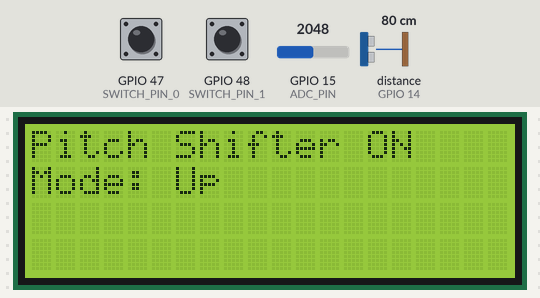
A sketch run on a simulated ESP32. On the bench: 20×4 character LCD. Wiring (inferred from the names in the program): ultrasonic range finder: trigger GPIO 13; echo GPIO 14. The test bench sets the inputs (shaded band); at power-on: GPIO 47 (SWITCH_PIN_0) LOW, GPIO 48 (SWITCH_PIN_1) LOW, GPIO 15 (ADC_PIN) = 2048, distance to the obstacle (sensor on GPIO 14) 80 cm (analog values on the 0–4095 scale). The echo pulse lasts 58.3 µs per cm; I2S audio is not simulated (input reads silence).

Above: at 2.2 s.
2.3 s: GPIO 47 (SWITCH_PIN_0) pulled HIGH for 0.15 s
At 2.44 s:
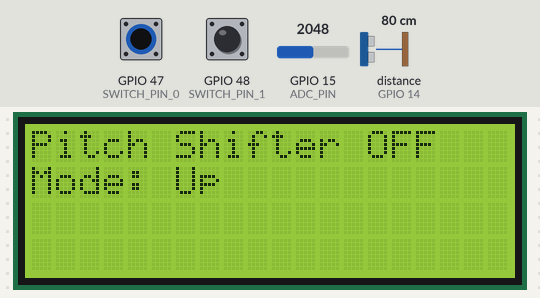
4.0 s: GPIO 48 (SWITCH_PIN_1) pulled HIGH for 0.15 s
At 4.18 s:
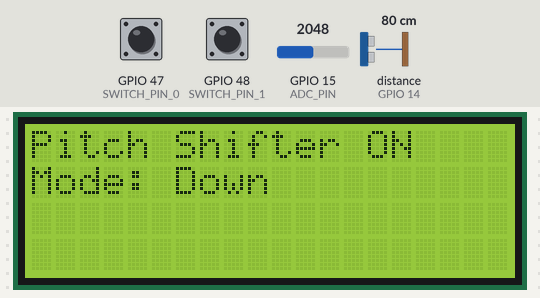
5.7 s: GPIO 48 (SWITCH_PIN_1) pulled HIGH for 3.2 s
10.6 s: GPIO 47 (SWITCH_PIN_0) pulled HIGH for 3.2 s
At 11.2 s:
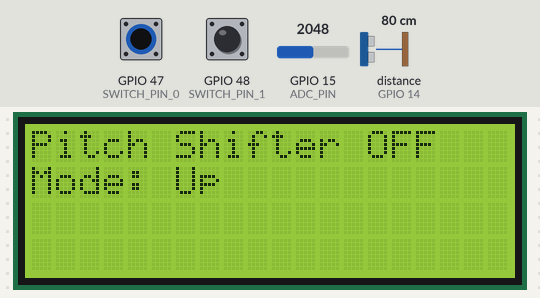
Timing chart, 0 to 13.6 s (numbered marks = the images above; inputs shaded):
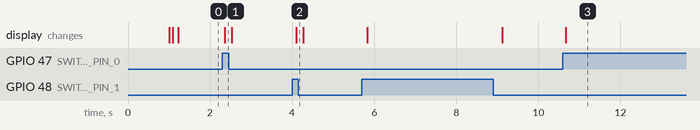

Measured:
- after the input at 2.3 s, the display: changes after 0.06 s (image 1)
- after the input at 4.0 s, the display: changes after 0.09 s (image 2)
- after the input at 10.6 s, the display: changes after 0.07 s (image 3)

The sketch:

ADC_DAC_LCD.ino
```cpp
#include <Arduino.h>
#include <arduinoFFT.h>
#include <math.h>
#include <vector>
#include <complex>
#include "driver/i2s.h"
#include "esp32-hal-timer.h"

#include <Wire.h>
#include <LiquidCrystal_I2C.h>

// Define ADC and I2S pins
#define ADC_PIN 15   // ADC input pin (GPIO34)
// #define DAC_CH1 25   // DAC output pin (GPIO25)
#define TRIG_PIN 13  // HC-SR04 trigger pin (GPIO 16)
#define ECHO_PIN 14  // HC-SR04 echo pin (GPIO 17)
#define I2S_BCK_IO      4
#define I2S_WS_IO       5
#define I2S_DO_IO       39

#define SWITCH_PIN_0 47
#define SWITCH_PIN_1 48

// LCD setup
LiquidCrystal_I2C lcd(0x27, 20, 4); // Address 0x27, 20 columns, 4 rows

// I2S Info
#define I2S_PORT        I2S_NUM_0
// #define SAMPLE_RATE     22050
#define BUFFER_SIZE     8

// Use Timer
hw_timer_t *timer = NULL;
volatile bool sampleFlag = false;

void IRAM_ATTR onTimer() {
  sampleFlag = true;
}

// Buffer configuration
// #define IO_BUFFER_SIZE 256
#define RING_BUFFER_SIZE 4096
#define SAMPLING_RATE 16000
// #define FFT_SIZE 1024
// #define HOP 256 // FFT_SIZE / 4
// #define FRAMES_PER_BUFFER 256
#define FFT_SIZE 512
#define IO_BUFFER_SIZE 128
#define HOP 128 // FFT_SIZE / 4
#define FRAMES_PER_BUFFER 128

volatile float global_semitone_shift = 0.0f;

// Double buffer implementation
volatile int inputBuffer_0[IO_BUFFER_SIZE];
volatile int input_head_0 = 0;
volatile int input_tail_0 = 0;
volatile int outputBuffer_0[IO_BUFFER_SIZE];
volatile int output_head_0 = 0;
volatile int output_tail_0 = 0;
volatile int inputBuffer_1[IO_BUFFER_SIZE];
volatile int input_head_1 = 0;
volatile int input_tail_1 = 0;
volatile int outputBuffer_1[IO_BUFFER_SIZE];
volatile int output_head_1 = 0;
volatile int output_tail_1 = 0;
volatile bool input_buffer_selector = false;
volatile bool output_buffer_selector = false;

volatile bool input_block_read_ready = false;
volatile bool output_block_write_ready = false;

// Ring buffer implementation
volatile int ringBuffer[RING_BUFFER_SIZE];
volatile int ringBufferOut[RING_BUFFER_SIZE];
volatile int ring_head = 0;
volatile int ring_tail = 0;

volatile long int stream_counter = 0;
volatile int sensor_counter = 0;
volatile long duration;
volatile float distance = 10;

ArduinoFFT<float> FFT = ArduinoFFT<float>();
float frame_r[FFT_SIZE] = {0};
float frame_i[FFT_SIZE] = {0};
float stft_frame_r[FFT_SIZE/2 + 1] = {0};
float stft_frame_i[FFT_SIZE/2 + 1] = {0};
float ifft_frame_r[FFT_SIZE] = {0};
float ifft_frame_i[FFT_SIZE] = {0};
float last_phase[FFT_SIZE/2 + 1] = {0};
float phase_acc[FFT_SIZE/2 + 1] = {0};

enum SensorState { TRIGGER_OFF, WAITING_ECHO, LOADING };
SensorState state = TRIGGER_OFF;
volatile unsigned long triggerStart = 0;

void setupI2S() {
  const i2s_config_t i2s_config = {
    .mode = (i2s_mode_t)(I2S_MODE_MASTER | I2S_MODE_TX),
    .sample_rate = SAMPLING_RATE,
    .bits_per_sample = I2S_BITS_PER_SAMPLE_16BIT,
    .channel_format = I2S_CHANNEL_FMT_ONLY_LEFT,
    .communication_format = I2S_COMM_FORMAT_STAND_I2S,
    .intr_alloc_flags = ESP_INTR_FLAG_LEVEL1,
    .dma_buf_count = 8,
    .dma_buf_len = BUFFER_SIZE,
    .use_apll = true,
    .tx_desc_auto_clear = true
  };

  const i2s_pin_config_t pin_config = {
    .bck_io_num = I2S_BCK_IO,
    .ws_io_num = I2S_WS_IO,
    .data_out_num = I2S_DO_IO,
    .data_in_num = -1
  };

  i2s_driver_install(I2S_PORT, &i2s_config, 0, NULL);
  i2s_set_pin(I2S_PORT, &pin_config);
}

// Push data to input buffer
void inputBufferPush(int value) {
  if (input_buffer_selector == false) {
    inputBuffer_0[input_head_0] = value;
    input_head_0 = (input_head_0 + 1) % IO_BUFFER_SIZE;
    if (input_head_0 == 0) {
      input_buffer_selector = true;
      input_block_read_ready = true;
      // Serial.printf("read successfully_0\n");
    }
  } else {
    inputBuffer_1[input_head_1] = value;
    input_head_1 = (input_head_1 + 1) % IO_BUFFER_SIZE;
    if (input_head_1 == 0) {
      input_buffer_selector = false;
      input_block_read_ready = true;
      // Serial.printf("read successfully_1\n");
    }
  }
}

// Pop data from input buffer
int inputBufferPop(bool selector) {
  int value = 0;
  if (selector == false) {
    value = inputBuffer_0[input_tail_0];
    input_tail_0 = (input_tail_0 + 1) % IO_BUFFER_SIZE;
  } else {
    value = inputBuffer_1[input_tail_1];
    input_tail_1 = (input_tail_1 + 1) % IO_BUFFER_SIZE;
  }
  return value;
}

// Push data to output buffer
void outputBufferPush(int value, bool selector) {
  if (selector == false) {
    outputBuffer_0[output_head_0] = value;
    output_head_0 = (output_head_0 + 1) % IO_BUFFER_SIZE;
  } else {
    outputBuffer_1[output_head_1] = value;
    output_head_1 = (output_head_1 + 1) % IO_BUFFER_SIZE;
  }
}

// Pop data from output buffer
int outputBufferPop() {
  int value;
  if (output_buffer_selector == false) {
    value = outputBuffer_0[output_tail_0];
    output_tail_0 = (output_tail_0 + 1) % IO_BUFFER_SIZE;
    if (output_tail_0 == 0) {
      output_buffer_selector = true;
    }
  } else {
    value = outputBuffer_1[output_tail_1];
    output_tail_1 = (output_tail_1 + 1) % IO_BUFFER_SIZE;
    if (output_tail_1 == 0) {
      output_buffer_selector = false;
    }
  }
  return value;
}

// Push to ring buffer
void ringBufferPush(int value) {
  ringBuffer[ring_head] = value;
  ringBufferOut[ring_head] = 0;
  ring_head = (ring_head + 1) % RING_BUFFER_SIZE;
}

// Pop from ring buffer
int ringBufferPop() {
  int value = ringBufferOut[ring_tail];
  ring_tail = (ring_tail + 1) % RING_BUFFER_SIZE;
  return value;
}

// Window functions
float hanningWindow[FFT_SIZE];
float synthesisWindow[FFT_SIZE];

// Generate Hanning window
void generateHanningWindow() {
  for (int i = 0; i < FFT_SIZE; i++) {
    hanningWindow[i] = 0.5 * (1 - cos(2 * PI * i / (FFT_SIZE - 1)));
  }
  // Serial.printf("Generate hanning window successfull\n");
}

// Generate synthesis window
void generateSynthesisWindow() {
  for (int i = 0; i < FFT_SIZE; i++) {
    synthesisWindow[i] = (2.0f / 3.0f) * hanningWindow[i];
  }
  // Serial.printf("Generate synthesis window successfull\n");
}

float map_float(float x, float in_min, float in_max, float out_min, float out_max) {
    return (x - in_min) * (out_max - out_min) / (in_max - in_min) + out_min;
}

// ADC-DAC task: Read ADC and write to DAC at 22050Hz
void adcDacTask(void * parameter) {
  analogReadResolution(12);
  size_t bytes_written;

  setupI2S();
  // 定时器初始化
  // timer = timerBegin(1000000);
  // timerAttachInterrupt(timer, &onTimer);
  // timerAlarm(timer, 1000000 / SAMPLING_RATE, true, 0);
  // timerStart(timer);
  const unsigned long samplePeriod = 1000000UL / SAMPLING_RATE;
  unsigned long nextSampleTime = micros();

  while(1) {
    // // esp_task_wdt_reset();
    // if (sampleFlag) {
    // int raw = analogRead(ADC_PIN);
    // Serial.println(raw);
    // inputBufferPush(raw - 48);
    // int value = outputBufferPop();
    // int16_t sample = (value - 2048) << 4;

    // i2s_write(I2S_PORT, &sample, sizeof(sample), &bytes_written, 0);
    // sampleFlag = false;
    // }

    // esp_task_wdt_reset();
    while (micros() < nextSampleTime) {
        int x = 0;
    }
    nextSampleTime += samplePeriod;
    int raw = analogRead(ADC_PIN);
    // Serial.println(raw);
    inputBufferPush(raw);
    int value = outputBufferPop();
    // int16_t sample = (value - 2048) << 4;
    int16_t sample = (value) << 4;

    i2s_write(I2S_PORT, &sample, sizeof(sample), &bytes_written, 0);
    // sampleFlag = false;
  }
  //   while (micros() < nextSampleTime) {
  //     int x = 0;
  //   }
  //   nextSampleTime += samplePeriod;

  //   int adcValue = analogRead(ADC_PIN);
  //   inputBufferPush(adcValue - 48);
  //   int value = outputBufferPop();
  //   dacWrite(DAC_CH1, value + 128);

}

// Pitch shifting processing task
void pitchShiftTask(void * parameter) {

  bool read_selector = false;
  bool write_selector = false;
  int value_to_push_to_ring_buffer = 0;
  int value_to_pop_from_ring_buffer = 0;

  int switchState_previous = HIGH;
  int modeState_previous = HIGH;

  generateHanningWindow();
  generateSynthesisWindow();

  lcd.setCursor(0, 0);
  lcd.print("Pitch Shifter OFF   ");
  lcd.setCursor(0, 1);
  lcd.print("Mode: Down");

  while(1) {
    int switchState = digitalRead(SWITCH_PIN_0);
    int modeState = digitalRead(SWITCH_PIN_1);
    // esp_task_wdt_reset();
    while(input_block_read_ready){
      // duration = pulseIn(ECHO_PIN, HIGH, 2900);
      // distance = duration * 0.0344 / 2;
      // Serial.println(distance);

      if (switchState == HIGH) {
        global_semitone_shift = 0.0f;
        // lcd.setCursor(0, 0);
        // lcd.print("Pitch Shifter OFF   ");
        // lcd.setCursor(0, 1);
        // lcd.print("Pitch: ");
        // lcd.setCursor(7, 1);
        // lcd.print(global_semitone_shift);
      } else {
        digitalWrite(TRIG_PIN, LOW);
        delayMicroseconds(2);
        digitalWrite(TRIG_PIN, HIGH);
        delayMicroseconds(10);
        digitalWrite(TRIG_PIN, LOW);

        duration = pulseIn(ECHO_PIN, HIGH, 2900);
        distance = duration * 0.0344 / 2;
        if (distance > 20) distance = 20;
        if (distance > 1 && distance <= 10) {
          if (modeState == HIGH) {
            global_semitone_shift = map(distance, 0.0f, 10.0f, -1.50f, 0.00f);
          } else {
            global_semitone_shift = map(distance, 0.0f, 10.0f, 1.50f, 0.00f);
          }
          // lcd.setCursor(0, 0);
          // lcd.print("Distance:       ");  // Clear line
          // lcd.setCursor(10, 0);
          // lcd.print(distance);
          // lcd.print(" cm");
          // lcd.setCursor(0, 1);
          // lcd.print("Pitch: ");
          // lcd.setCursor(7, 1);
          // lcd.print(global_semitone_shift);
        } else if (distance > 10 || distance <= 1) {
          global_semitone_shift = 0.0f;
          // lcd.setCursor(0, 0);
          // lcd.print("Out of Range!    ");
          // lcd.setCursor(0, 1);
          // lcd.print("Pitch: ");
          // lcd.setCursor(7, 1);
          // lcd.print(global_semitone_shift);
          // lcd.setCursor(11, 1);
          // lcd.print("          ");
        }
      }

      input_block_read_ready = false;
      read_selector = input_buffer_selector;
      if (read_selector == true) {
        for (int i = 0; i < IO_BUFFER_SIZE; i++) {
          value_to_push_to_ring_buffer = inputBufferPop(false);
          ringBufferPush(value_to_push_to_ring_buffer);
        }
      } else {
        for (int i = 0; i < IO_BUFFER_SIZE; i++) {
          value_to_push_to_ring_buffer = inputBufferPop(true);
          ringBufferPush(value_to_push_to_ring_buffer);
        }
      }
      stream_counter = stream_counter + 1;

      if (stream_counter >= 4) {
        for (int i = 0; i < FFT_SIZE; i++) {
          frame_r[i] = 0;
          frame_i[i] = 0;
          ifft_frame_r[i] = 0;
          ifft_frame_i[i] = 0;
        }
        for (int i = 0; i < FFT_SIZE/2 + 1; i++) {
          stft_frame_r[i] = 0;
          stft_frame_i[i] = 0;
        }

        float pitch_factor = pow(2.0f, -global_semitone_shift / 12.0f);
        float r = 1.0f / pitch_factor;

        // STFT processing
        for (int i = 0; i < FFT_SIZE; i++) {
          frame_r[i] = (ringBuffer[(((ring_head - FFT_SIZE + i) % RING_BUFFER_SIZE) + RING_BUFFER_SIZE) % RING_BUFFER_SIZE]);
          frame_r[i] *= hanningWindow[i];
        }

        FFT.dcRemoval(frame_r, FFT_SIZE);
        FFT.compute(frame_r, frame_i, FFT_SIZE, FFT_FORWARD);

        // Phase vocoder processing
        for (int k = 0; k <= FFT_SIZE/2; ++k) {
            float mag = sqrt((frame_r[k] * frame_r[k]) + (frame_i[k] * frame_i[k]));
            float phase = atan2(frame_i[k], frame_r[k]);

            // Calculate phase difference
            float delta_phase = phase - last_phase[k];
            last_phase[k] = phase;

            // Remove expected phase
            // float expected = 2 * M_PI * HOP * k / FFT_SIZE;
            float expected = 2 * M_PI * HOP * k / FFT_SIZE;
            delta_phase -= expected;
            delta_phase = fmod(delta_phase + M_PI, 2*M_PI) - M_PI;

            // Accumulate phase with scaling
            phase_acc[k] += expected * r + delta_phase;
            // phase_acc[k] += expected + delta_phase;
            phase_acc[k] = fmod(phase_acc[k] + M_PI, 2*M_PI) - M_PI;

            stft_frame_r[k] = mag * cos(phase_acc[k]);
            stft_frame_i[k] = mag * sin(phase_acc[k]);
        }

        // IFFT processing
        for (int k = 0; k <= FFT_SIZE/2; ++k) {
            ifft_frame_r[k] = stft_frame_r[k];
            ifft_frame_i[k] = stft_frame_i[k];
        }
        for (int k = FFT_SIZE/2+1; k < FFT_SIZE; ++k) {
            ifft_frame_r[k] = stft_frame_r[FFT_SIZE - k];
            ifft_frame_i[k] = - stft_frame_i[FFT_SIZE - k];
        }
        FFT.compute(ifft_frame_r, ifft_frame_i, FFT_SIZE, FFT_REVERSE);

        // Overlap-add
        for (int i = 0; i < FFT_SIZE; ++i) {
            ringBufferOut[(((ring_head - FFT_SIZE + i) % RING_BUFFER_SIZE) + RING_BUFFER_SIZE) % RING_BUFFER_SIZE] += std::round(ifft_frame_r[i] * synthesisWindow[i]);
        }

        // Output processing
        if (1) {
          write_selector = output_buffer_selector;
          if(write_selector == true) {
            // Serial.printf("write successfully_0\n");
            for (int i = 0; i < IO_BUFFER_SIZE; i++) {
              value_to_pop_from_ring_buffer = ringBufferPop();
              outputBufferPush(value_to_pop_from_ring_buffer, false);
            }
          } else {
            // Serial.printf("write successfully_1\n");
            for (int i = 0; i < IO_BUFFER_SIZE; i++) {
              value_to_pop_from_ring_buffer = ringBufferPop();
              outputBufferPush(value_to_pop_from_ring_buffer, true);
            }
          }
        }
      }
      if(switchState_previous != switchState) {
        if (switchState == HIGH) {
          lcd.setCursor(14, 0);
          lcd.print("OFF");
        } else {
          lcd.setCursor(14, 0);
          lcd.print("ON ");
        }
      }
      if(modeState_previous != modeState) {
        if (modeState == HIGH) {
          lcd.setCursor(6, 1);
          lcd.print("Down");
        } else {
          lcd.setCursor(6, 1);
          lcd.print("Up  ");
        }
      }
      switchState_previous = switchState;
      modeState_previous = modeState;
    }
  }
}

void setup() {

  // setupI2S();
  // // 定时器初始化
  // timer = timerBegin(1000000); // 直接设置定时器频率为 1MHz
  // timerAttachInterrupt(timer, &onTimer);
  // timerAlarm(timer, 1000000 / SAMPLING_RATE, true, 0); // 设置周期和自动重载
  // timerStart(timer); // 启用定时器

  Serial.begin(115200);
  delay(1000);
  // Serial.println("5 seconds elapsed!");
  pinMode(TRIG_PIN, OUTPUT);
  pinMode(ECHO_PIN, INPUT);

  disableCore0WDT();
  disableCore1WDT();

  Wire.begin(11, 10);             // SDA = GPIO 11, SCL = GPIO 10
  lcd.begin(20, 4);               // Init LCD
  lcd.backlight();                // Backlight on

  xTaskCreatePinnedToCore(
    adcDacTask,
    "ADC DAC Task",
    32768,
    NULL,
    2,
    NULL,
    0
  );

  xTaskCreatePinnedToCore(
    pitchShiftTask,
    "Pitch Shift Task",
    131072,
    NULL,
    3,
    NULL,
    1
  );
}

void loop() {
  // Main loop remains empty
}
```
